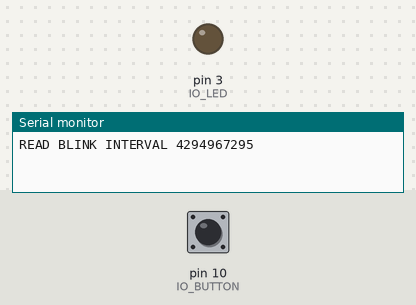
This sketch was run on a simulated Arduino Nano, built with avr-gcc and run on an emulated ATmega328P. Shown: output pins drawn as LEDs (lit = HIGH), the last lines printed to the serial monitor. Inputs (shaded band) come from the test bench; at power-on: pin 10 (IO_BUTTON) HIGH. EEPROM starts erased.

Above: at 1.2 s.
1.3 s: pin 10 (IO_BUTTON) pulled LOW for 0.15 s
At 2.6 s:
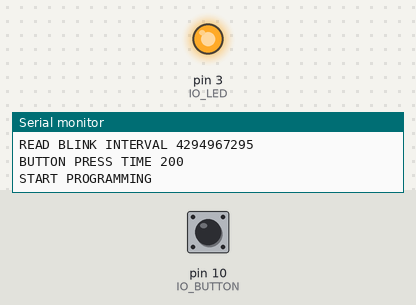
2.9 s: pin 10 (IO_BUTTON) pulled LOW for 1 s
At 5.6 s:
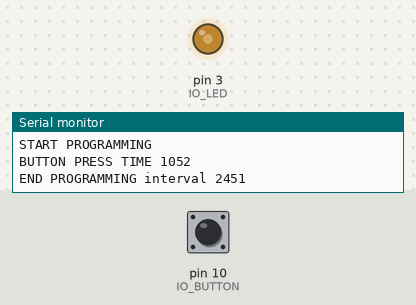
Timing chart, 0 to 12.9 s (numbered marks = the images above; inputs shaded):
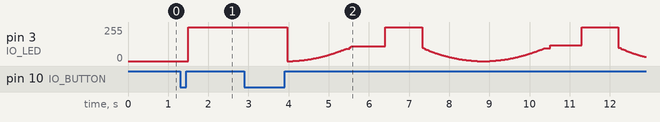

The sketch:

led_on_by_button.ino
```cpp
#include <EEPROM.h>
#include "support.h"

#define DEBOUNCE 50
#define IO_LED 3
#define IO_BUTTON 10

time_t blinkInterval;
time_t lastMillis = 0;
time_t programmingStart = 0;
bool isProgramming = false;

void setup() {
  pinMode(IO_BUTTON, INPUT_PULLUP);
  pinMode(IO_LED, OUTPUT);

  Serial.begin(115200);
  while (!Serial) ;

  EEPROM.get(0, blinkInterval);
  LOG("READ BLINK INTERVAL ", blinkInterval);
}

void loop() {
  if (isProgramming) {
    programmingLoop();
  } else {
    normalLoop();
  }
}

void normalLoop() {
  if (isButtonPressed()) {
    startProgramming();
    return;
  }

  auto currentMillis = millis();
  auto delta = (currentMillis - lastMillis) % (blinkInterval * 2);
  auto fraction = (float)delta / blinkInterval;

  // Make the light go up and down.
  if (fraction > 1) {
    fraction = 2 - fraction;
  }

  // Scale the factor to make it appear more natural.
  fraction = fraction * fraction;

  analogWrite(IO_LED, (int)(fraction * 256));
  delay(1);
}

void startProgramming() {
  LOG("START PROGRAMMING");

  analogWrite(IO_LED, 255);

  programmingStart = millis();
  isProgramming = true;
}

void programmingLoop() {
    if (!isButtonPressed()) {
      return;
    }

    lastMillis = millis();

    blinkInterval = lastMillis - programmingStart;
    isProgramming = false;

    EEPROM.put(0, blinkInterval);

    LOG("END PROGRAMMING interval ", blinkInterval);

    analogWrite(IO_LED, 0);
}

int isButtonPressed() {
  if (digitalRead(IO_BUTTON) != LOW) {
    return 0;
  }

  auto startMillis = millis();
  auto debounceStartMillis = startMillis;
  auto state = LOW;

  while (true) {
    auto newState = digitalRead(IO_BUTTON);
    auto currentMillis = millis();

    if (newState != state) {
      state = newState;
      debounceStartMillis = currentMillis;
    } else if (currentMillis - debounceStartMillis > DEBOUNCE && state != LOW) {
      break;
    }
  }

  auto diff = millis() - startMillis;
  LOG("BUTTON PRESS TIME ", diff);
  return diff;
}

bool blinkLed() {
  digitalWrite(IO_LED, HIGH);
  delay(50);
  digitalWrite(IO_LED, LOW);
}
```

support.h
```cpp
#pragma once

#define _LOG1(a1) Serial.println(a1)
#define _LOG2(a1, a2) Serial.print(a1); Serial.println(a2)
#define _LOG3(a1, a2, a3) Serial.print(a1); Serial.print(a2); Serial.println(a3)
#define _LOG4(a1, a2, a3, a4) Serial.print(a1); Serial.print(a2); Serial.print(a3); Serial.println(a4)
#define _LOG5(a1, a2, a3, a4, a5) Serial.print(a1); Serial.print(a2); Serial.print(a3); Serial.print(a4); Serial.println(a5)
#define _LOG6(a1, a2, a3, a4, a5, a6) Serial.print(a1); Serial.print(a2); Serial.print(a3); Serial.print(a4); Serial.print(a5); Serial.println(a6)
#define _LOG7(a1, a2, a3, a4, a5, a6, a7) Serial.print(a1); Serial.print(a2); Serial.print(a3); Serial.print(a4); Serial.print(a5); Serial.print(a6); Serial.println(a7)
#define _LOG8(a1, a2, a3, a4, a5, a6, a7, a8) Serial.print(a1); Serial.print(a2); Serial.print(a3); Serial.print(a4); Serial.print(a5); Serial.print(a6); Serial.print(a7); Serial.println(a8)
#define _LOG9(a1, a2, a3, a4, a5, a6, a7, a8, a9) Serial.print(a1); Serial.print(a2); Serial.print(a3); Serial.print(a4); Serial.print(a5); Serial.print(a6); Serial.print(a7); Serial.print(a8); Serial.println(a9)
#define _LOG10(a1, a2, a3, a4, a5, a6, a7, a8, a9, a10) Serial.print(a1); Serial.print(a2); Serial.print(a3); Serial.print(a4); Serial.print(a5); Serial.print(a6); Serial.print(a7); Serial.print(a8); Serial.print(a9); Serial.println(a10)
#define _LOG11(a1, a2, a3, a4, a5, a6, a7, a8, a9, a10, a11) Serial.print(a1); Serial.print(a2); Serial.print(a3); Serial.print(a4); Serial.print(a5); Serial.print(a6); Serial.print(a7); Serial.print(a8); Serial.print(a9); Serial.print(a10); Serial.println(a11)
#define _LOG12(a1, a2, a3, a4, a5, a6, a7, a8, a9, a10, a11, a12) Serial.print(a1); Serial.print(a2); Serial.print(a3); Serial.print(a4); Serial.print(a5); Serial.print(a6); Serial.print(a7); Serial.print(a8); Serial.print(a9); Serial.print(a10); Serial.print(a11); Serial.println(a12)
#define _LOG13(a1, a2, a3, a4, a5, a6, a7, a8, a9, a10, a11, a12, a13) Serial.print(a1); Serial.print(a2); Serial.print(a3); Serial.print(a4); Serial.print(a5); Serial.print(a6); Serial.print(a7); Serial.print(a8); Serial.print(a9); Serial.print(a10); Serial.print(a11); Serial.print(a12); Serial.println(a13)
#define _LOG14(a1, a2, a3, a4, a5, a6, a7, a8, a9, a10, a11, a12, a13, a14) Serial.print(a1); Serial.print(a2); Serial.print(a3); Serial.print(a4); Serial.print(a5); Serial.print(a6); Serial.print(a7); Serial.print(a8); Serial.print(a9); Serial.print(a10); Serial.print(a11); Serial.print(a12); Serial.print(a13); Serial.println(a14)
#define _LOG15(a1, a2, a3, a4, a5, a6, a7, a8, a9, a10, a11, a12, a13, a14, a15) Serial.print(a1); Serial.print(a2); Serial.print(a3); Serial.print(a4); Serial.print(a5); Serial.print(a6); Serial.print(a7); Serial.print(a8); Serial.print(a9); Serial.print(a10); Serial.print(a11); Serial.print(a12); Serial.print(a13); Serial.print(a14); Serial.println(a15)
#define _LOG16(a1, a2, a3, a4, a5, a6, a7, a8, a9, a10, a11, a12, a13, a14, a15, a16) Serial.print(a1); Serial.print(a2); Serial.print(a3); Serial.print(a4); Serial.print(a5); Serial.print(a6); Serial.print(a7); Serial.print(a8); Serial.print(a9); Serial.print(a10); Serial.print(a11); Serial.print(a12); Serial.print(a13); Serial.print(a14); Serial.print(a15); Serial.println(a16)
#define _LOG17(a1, a2, a3, a4, a5, a6, a7, a8, a9, a10, a11, a12, a13, a14, a15, a16, a17) Serial.print(a1); Serial.print(a2); Serial.print(a3); Serial.print(a4); Serial.print(a5); Serial.print(a6); Serial.print(a7); Serial.print(a8); Serial.print(a9); Serial.print(a10); Serial.print(a11); Serial.print(a12); Serial.print(a13); Serial.print(a14); Serial.print(a15); Serial.print(a16); Serial.println(a17)
#define _LOG18(a1, a2, a3, a4, a5, a6, a7, a8, a9, a10, a11, a12, a13, a14, a15, a16, a17, a18) Serial.print(a1); Serial.print(a2); Serial.print(a3); Serial.print(a4); Serial.print(a5); Serial.print(a6); Serial.print(a7); Serial.print(a8); Serial.print(a9); Serial.print(a10); Serial.print(a11); Serial.print(a12); Serial.print(a13); Serial.print(a14); Serial.print(a15); Serial.print(a16); Serial.print(a17); Serial.println(a18)
#define _LOG19(a1, a2, a3, a4, a5, a6, a7, a8, a9, a10, a11, a12, a13, a14, a15, a16, a17, a18, a19) Serial.print(a1); Serial.print(a2); Serial.print(a3); Serial.print(a4); Serial.print(a5); Serial.print(a6); Serial.print(a7); Serial.print(a8); Serial.print(a9); Serial.print(a10); Serial.print(a11); Serial.print(a12); Serial.print(a13); Serial.print(a14); Serial.print(a15); Serial.print(a16); Serial.print(a17); Serial.print(a18); Serial.println(a19)
#define _LOG20(a1, a2, a3, a4, a5, a6, a7, a8, a9, a10, a11, a12, a13, a14, a15, a16, a17, a18, a19, a20) Serial.print(a1); Serial.print(a2); Serial.print(a3); Serial.print(a4); Serial.print(a5); Serial.print(a6); Serial.print(a7); Serial.print(a8); Serial.print(a9); Serial.print(a10); Serial.print(a11); Serial.print(a12); Serial.print(a13); Serial.print(a14); Serial.print(a15); Serial.print(a16); Serial.print(a17); Serial.print(a18); Serial.print(a19); Serial.println(a20)
#define _LOG21(a1, a2, a3, a4, a5, a6, a7, a8, a9, a10, a11, a12, a13, a14, a15, a16, a17, a18, a19, a20, a21) Serial.print(a1); Serial.print(a2); Serial.print(a3); Serial.print(a4); Serial.print(a5); Serial.print(a6); Serial.print(a7); Serial.print(a8); Serial.print(a9); Serial.print(a10); Serial.print(a11); Serial.print(a12); Serial.print(a13); Serial.print(a14); Serial.print(a15); Serial.print(a16); Serial.print(a17); Serial.print(a18); Serial.print(a19); Serial.print(a20); Serial.println(a21)
#define _LOG22(a1, a2, a3, a4, a5, a6, a7, a8, a9, a10, a11, a12, a13, a14, a15, a16, a17, a18, a19, a20, a21, a22) Serial.print(a1); Serial.print(a2); Serial.print(a3); Serial.print(a4); Serial.print(a5); Serial.print(a6); Serial.print(a7); Serial.print(a8); Serial.print(a9); Serial.print(a10); Serial.print(a11); Serial.print(a12); Serial.print(a13); Serial.print(a14); Serial.print(a15); Serial.print(a16); Serial.print(a17); Serial.print(a18); Serial.print(a19); Serial.print(a20); Serial.print(a21); Serial.println(a22)
#define _LOG23(a1, a2, a3, a4, a5, a6, a7, a8, a9, a10, a11, a12, a13, a14, a15, a16, a17, a18, a19, a20, a21, a22, a23) Serial.print(a1); Serial.print(a2); Serial.print(a3); Serial.print(a4); Serial.print(a5); Serial.print(a6); Serial.print(a7); Serial.print(a8); Serial.print(a9); Serial.print(a10); Serial.print(a11); Serial.print(a12); Serial.print(a13); Serial.print(a14); Serial.print(a15); Serial.print(a16); Serial.print(a17); Serial.print(a18); Serial.print(a19); Serial.print(a20); Serial.print(a21); Serial.print(a22); Serial.println(a23)
#define _LOG24(a1, a2, a3, a4, a5, a6, a7, a8, a9, a10, a11, a12, a13, a14, a15, a16, a17, a18, a19, a20, a21, a22, a23, a24) Serial.print(a1); Serial.print(a2); Serial.print(a3); Serial.print(a4); Serial.print(a5); Serial.print(a6); Serial.print(a7); Serial.print(a8); Serial.print(a9); Serial.print(a10); Serial.print(a11); Serial.print(a12); Serial.print(a13); Serial.print(a14); Serial.print(a15); Serial.print(a16); Serial.print(a17); Serial.print(a18); Serial.print(a19); Serial.print(a20); Serial.print(a21); Serial.print(a22); Serial.print(a23); Serial.println(a24)
#define _LOG25(a1, a2, a3, a4, a5, a6, a7, a8, a9, a10, a11, a12, a13, a14, a15, a16, a17, a18, a19, a20, a21, a22, a23, a24, a25) Serial.print(a1); Serial.print(a2); Serial.print(a3); Serial.print(a4); Serial.print(a5); Serial.print(a6); Serial.print(a7); Serial.print(a8); Serial.print(a9); Serial.print(a10); Serial.print(a11); Serial.print(a12); Serial.print(a13); Serial.print(a14); Serial.print(a15); Serial.print(a16); Serial.print(a17); Serial.print(a18); Serial.print(a19); Serial.print(a20); Serial.print(a21); Serial.print(a22); Serial.print(a23); Serial.print(a24); Serial.println(a25)
#define _LOG26(a1, a2, a3, a4, a5, a6, a7, a8, a9, a10, a11, a12, a13, a14, a15, a16, a17, a18, a19, a20, a21, a22, a23, a24, a25, a26) Serial.print(a1); Serial.print(a2); Serial.print(a3); Serial.print(a4); Serial.print(a5); Serial.print(a6); Serial.print(a7); Serial.print(a8); Serial.print(a9); Serial.print(a10); Serial.print(a11); Serial.print(a12); Serial.print(a13); Serial.print(a14); Serial.print(a15); Serial.print(a16); Serial.print(a17); Serial.print(a18); Serial.print(a19); Serial.print(a20); Serial.print(a21); Serial.print(a22); Serial.print(a23); Serial.print(a24); Serial.print(a25); Serial.println(a26)
#define _LOG27(a1, a2, a3, a4, a5, a6, a7, a8, a9, a10, a11, a12, a13, a14, a15, a16, a17, a18, a19, a20, a21, a22, a23, a24, a25, a26, a27) Serial.print(a1); Serial.print(a2); Serial.print(a3); Serial.print(a4); Serial.print(a5); Serial.print(a6); Serial.print(a7); Serial.print(a8); Serial.print(a9); Serial.print(a10); Serial.print(a11); Serial.print(a12); Serial.print(a13); Serial.print(a14); Serial.print(a15); Serial.print(a16); Serial.print(a17); Serial.print(a18); Serial.print(a19); Serial.print(a20); Serial.print(a21); Serial.print(a22); Serial.print(a23); Serial.print(a24); Serial.print(a25); Serial.print(a26); Serial.println(a27)
#define _LOG28(a1, a2, a3, a4, a5, a6, a7, a8, a9, a10, a11, a12, a13, a14, a15, a16, a17, a18, a19, a20, a21, a22, a23, a24, a25, a26, a27, a28) Serial.print(a1); Serial.print(a2); Serial.print(a3); Serial.print(a4); Serial.print(a5); Serial.print(a6); Serial.print(a7); Serial.print(a8); Serial.print(a9); Serial.print(a10); Serial.print(a11); Serial.print(a12); Serial.print(a13); Serial.print(a14); Serial.print(a15); Serial.print(a16); Serial.print(a17); Serial.print(a18); Serial.print(a19); Serial.print(a20); Serial.print(a21); Serial.print(a22); Serial.print(a23); Serial.print(a24); Serial.print(a25); Serial.print(a26); Serial.print(a27); Serial.println(a28)
#define _LOG29(a1, a2, a3, a4, a5, a6, a7, a8, a9, a10, a11, a12, a13, a14, a15, a16, a17, a18, a19, a20, a21, a22, a23, a24, a25, a26, a27, a28, a29) Serial.print(a1); Serial.print(a2); Serial.print(a3); Serial.print(a4); Serial.print(a5); Serial.print(a6); Serial.print(a7); Serial.print(a8); Serial.print(a9); Serial.print(a10); Serial.print(a11); Serial.print(a12); Serial.print(a13); Serial.print(a14); Serial.print(a15); Serial.print(a16); Serial.print(a17); Serial.print(a18); Serial.print(a19); Serial.print(a20); Serial.print(a21); Serial.print(a22); Serial.print(a23); Serial.print(a24); Serial.print(a25); Serial.print(a26); Serial.print(a27); Serial.print(a28); Serial.println(a29)
#define _LOG30(a1, a2, a3, a4, a5, a6, a7, a8, a9, a10, a11, a12, a13, a14, a15, a16, a17, a18, a19, a20, a21, a22, a23, a24, a25, a26, a27, a28, a29, a30) Serial.print(a1); Serial.print(a2); Serial.print(a3); Serial.print(a4); Serial.print(a5); Serial.print(a6); Serial.print(a7); Serial.print(a8); Serial.print(a9); Serial.print(a10); Serial.print(a11); Serial.print(a12); Serial.print(a13); Serial.print(a14); Serial.print(a15); Serial.print(a16); Serial.print(a17); Serial.print(a18); Serial.print(a19); Serial.print(a20); Serial.print(a21); Serial.print(a22); Serial.print(a23); Serial.print(a24); Serial.print(a25); Serial.print(a26); Serial.print(a27); Serial.print(a28); Serial.print(a29); Serial.println(a30)
#define _LOG31(a1, a2, a3, a4, a5, a6, a7, a8, a9, a10, a11, a12, a13, a14, a15, a16, a17, a18, a19, a20, a21, a22, a23, a24, a25, a26, a27, a28, a29, a30, a31) Serial.print(a1); Serial.print(a2); Serial.print(a3); Serial.print(a4); Serial.print(a5); Serial.print(a6); Serial.print(a7); Serial.print(a8); Serial.print(a9); Serial.print(a10); Serial.print(a11); Serial.print(a12); Serial.print(a13); Serial.print(a14); Serial.print(a15); Serial.print(a16); Serial.print(a17); Serial.print(a18); Serial.print(a19); Serial.print(a20); Serial.print(a21); Serial.print(a22); Serial.print(a23); Serial.print(a24); Serial.print(a25); Serial.print(a26); Serial.print(a27); Serial.print(a28); Serial.print(a29); Serial.print(a30); Serial.println(a31)
#define _LOG32(a1, a2, a3, a4, a5, a6, a7, a8, a9, a10, a11, a12, a13, a14, a15, a16, a17, a18, a19, a20, a21, a22, a23, a24, a25, a26, a27, a28, a29, a30, a31, a32) Serial.print(a1); Serial.print(a2); Serial.print(a3); Serial.print(a4); Serial.print(a5); Serial.print(a6); Serial.print(a7); Serial.print(a8); Serial.print(a9); Serial.print(a10); Serial.print(a11); Serial.print(a12); Serial.print(a13); Serial.print(a14); Serial.print(a15); Serial.print(a16); Serial.print(a17); Serial.print(a18); Serial.print(a19); Serial.print(a20); Serial.print(a21); Serial.print(a22); Serial.print(a23); Serial.print(a24); Serial.print(a25); Serial.print(a26); Serial.print(a27); Serial.print(a28); Serial.print(a29); Serial.print(a30); Serial.print(a31); Serial.println(a32)

#define _NUM_ARGS2(X, X64, X63, X62, X61, X60, X59, X58, X57, X56, X55, X54, X53, X52, X51, X50, X49, X48, X47, X46, X45, X44, X43, X42, X41, X40, X39, X38, X37, X36, X35, X34, X33, X32, X31, X30, X29, X28, X27, X26, X25, X24, X23, X22, X21, X20, X19, X18, X17, X16, X15, X14, X13, X12, X11, X10, X9, X8, X7, X6, X5, X4, X3, X2, X1, N, ...) N
#define _NUM_ARGS(...) _NUM_ARGS2(0, __VA_ARGS__ , 64, 63, 62, 61, 60, 59, 58, 57, 56, 55, 54, 53, 52, 51, 50, 49, 48, 47, 46, 45, 44, 43, 42, 41, 40, 39, 38, 37, 36, 35, 34, 33, 32, 31, 30, 29, 28, 27, 26, 25, 24, 23, 22, 21, 20, 19, 18, 17, 16, 15, 14, 13, 12, 11, 10, 9, 8, 7, 6, 5, 4, 3, 2, 1, 0)

#define _LOG_N3(N, ...) _LOG ## N(__VA_ARGS__)
#define _LOG_N2(N, ...) _LOG_N3(N, __VA_ARGS__)
#define LOG(...)      _LOG_N2(_NUM_ARGS(__VA_ARGS__), __VA_ARGS__)

typedef uint32_t time_t;
```

Measured:
- after the input at 1.3 s, pin 3 (IO_LED): 0/255 → 255/255 after 0.20 s
